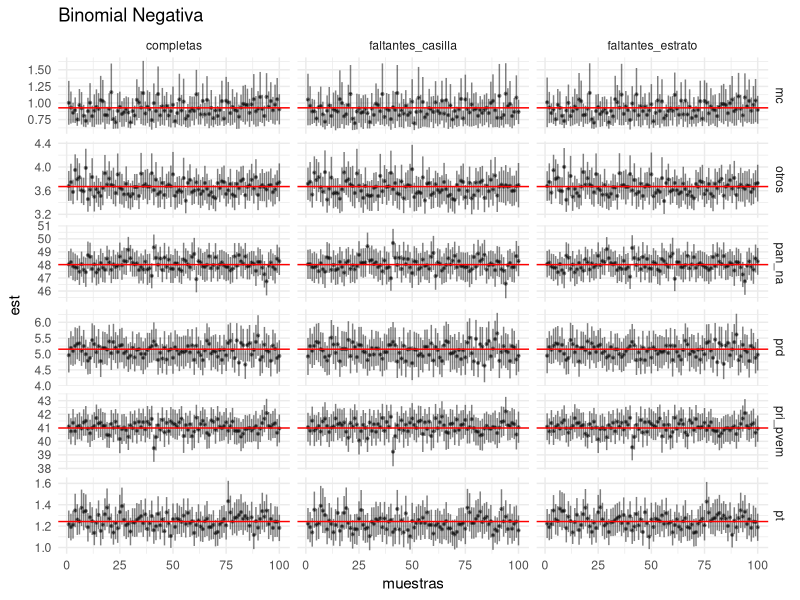
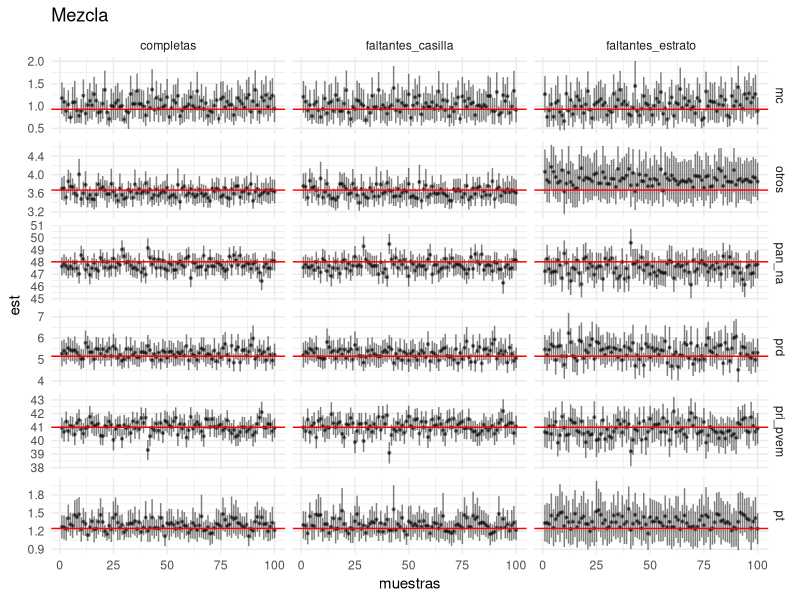
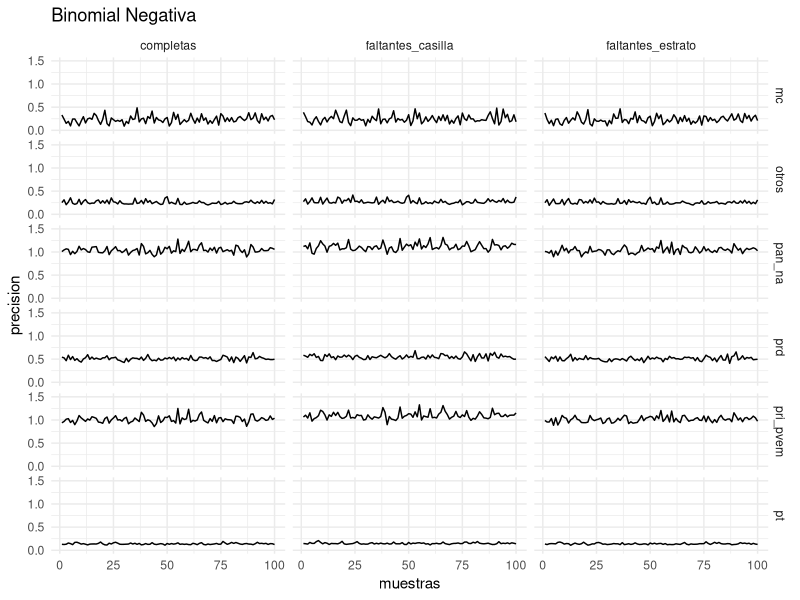
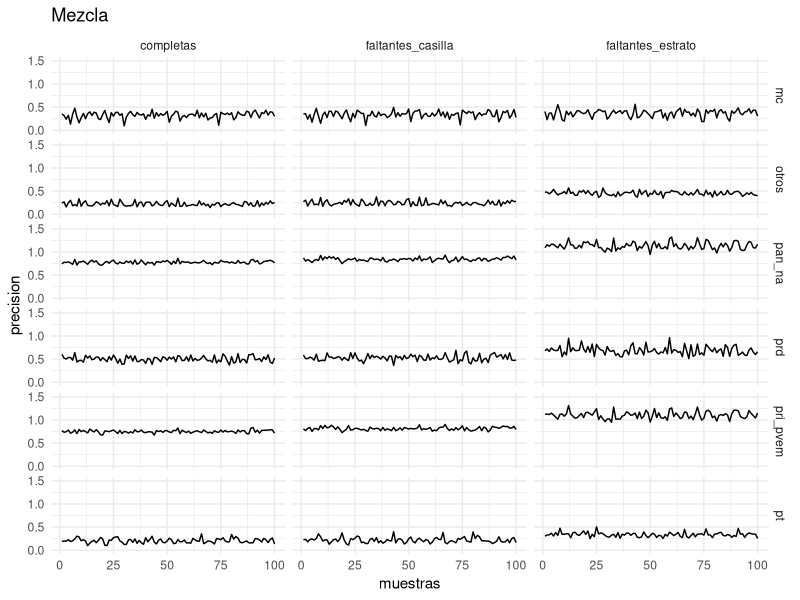

R code for these plots, in order:
## ---- chunk 1
library(tidyverse)
## ---- chunk 2
completas <- read_csv(
  here::here("results/estimaciones_gto/completas.csv")
) %>% 
  mutate(muestra = "completas")
estrato   <- read_csv(
  here::here("results/estimaciones_gto/faltantes_estrato.csv")
) %>% 
  mutate(muestra = "faltantes_estrato")
casilla   <- read_csv(
  here::here("results/estimaciones_gto/faltantes_casilla.csv")
) %>% 
  mutate(muestra = "faltantes_casilla")
completam <- read_csv(here::here("results/estimaciones_gto/completas_gto_anzarut.csv")) %>% 
  mutate(muestra = "completas")

casillam <- read_csv(here::here("results/estimaciones_gto/faltantes_casilla_gto_anzarut.csv")) %>% 
  mutate(muestra = "faltantes_casilla")

estratom <- read_csv(here::here("results/estimaciones_gto/faltantes_estrato_gto_anzarut.csv")) %>% 
  mutate(muestra = "faltantes_estrato")


real <- readr::read_csv(here::here("data/gto_2012.csv")) %>% 
    gather(partido, n_votes, pri_pvem:otros) %>% 
    group_by(partido) %>% 
    summarise(n_votes = sum(n_votes)) %>% 
    mutate(rank = rank(-n_votes)) %>% 
    ungroup() %>% 
    mutate(prop_votes = 100 * n_votes / sum(n_votes)) %>% 
    rename(
      party = partido, 
      real  = prop_votes
    )



full_join(completas, estrato) %>% 
  full_join(casilla) %>% 
  full_join(real) %>% 
  # na.omit %>% 
  ggplot(
    aes(
      x = n_muestra
    )
  ) +
  facet_grid(party ~ muestra, scales = "free_y") +
  # geom_point(aes(y = mean_post)) +
  geom_pointrange(
    aes(ymin = int_l, ymax = int_r, y = mean_post),
    alpha = 0.5, fatten = 0.15
  ) +
  theme_minimal() +
  geom_hline(aes(yintercept = real), colour = "red") +
  labs(x = "muestras", y = "est", title = "Binomial Negativa")

full_join(completam, estratom) %>% 
  full_join(casillam) %>% 
  rename(party = partido, int_r = LS, int_l = LI, mean_post = est) %>% 
  full_join(real) %>% 
  # na.omit %>% 
  ggplot(
    aes(
      x = n_muestra
    )
  ) +
  facet_grid(party ~ muestra, scales = "free_y") +
  # geom_point(aes(y = mean_post)) +
  geom_pointrange(
    aes(ymin = int_l, ymax = int_r, y = mean_post),
    alpha = 0.5, fatten = 0.15
  ) +
  theme_minimal() +
  geom_hline(aes(yintercept = real), colour = "red") +
  labs(x = "muestras", y = "est", title = "Mezcla")

## ---- chunk 3
full_join(completas, estrato) %>% 
  full_join(casilla) %>% 
  na.omit %>% 
  ggplot(
    aes(
      x = n_muestra,
      y = (int_r - int_l)/2
    )
  ) +
  facet_grid(party ~ muestra, scales = "free_y") +
  geom_line() +
  labs(x = "muestras", y = "precision", title = "Binomial Negativa") +
  ylim(0, 1.5) +
  theme_minimal() 

full_join(completam, estratom) %>% 
  full_join(casillam) %>% 
  rename(party = partido, int_r = LS, int_l = LI, mean_post = est) %>% 
  ggplot(
    aes(
      x = n_muestra,
      y = (int_r - int_l) / 2
    )
  ) +
  facet_grid(party ~ muestra, scales = "free_y") +
  geom_line() +
  labs(x = "muestras", y = "precision", title = "Mezcla") +
  ylim(0, 1.5) +
  theme_minimal() 
## ---- chunk 4
bin_neg <- full_join(completas, estrato) %>% 
  full_join(casilla) %>% 
  full_join(real) %>% 
  group_by(party, muestra) %>% 
  summarise(
    ind = sum(if_else(real <= int_r & real >= int_l, 1, 0)),
    pres = mean((int_r - int_l)/2)
  ) %>% ungroup
## ---- chunk 5


mezcla <- full_join(completam, estratom) %>% 
  full_join(casillam) %>% 
  rename(party = partido, int_r = LS, int_l = LI) %>%
  mutate(pres = (int_r - int_l)/2) %>% 
  full_join(real) %>% 
  group_by(party, muestra) %>% 
  summarise(
    ind = sum(if_else(real <= int_r & real >= int_l, 1, 0)),
    pres = mean(pres)
  ) %>% ungroup

mezcla %>% 
  rename(mezcla = ind, pres_mezcla = pres) %>% 
  left_join(
    bin_neg %>% 
      rename(
        bin_neg = ind,
        pres_bin = pres
      )
  ) %>% 
  select(
    party, muestra, mezcla, bin_neg, pres_mezcla, pres_bin
  ) %>% knitr::kable(digits = 2)
